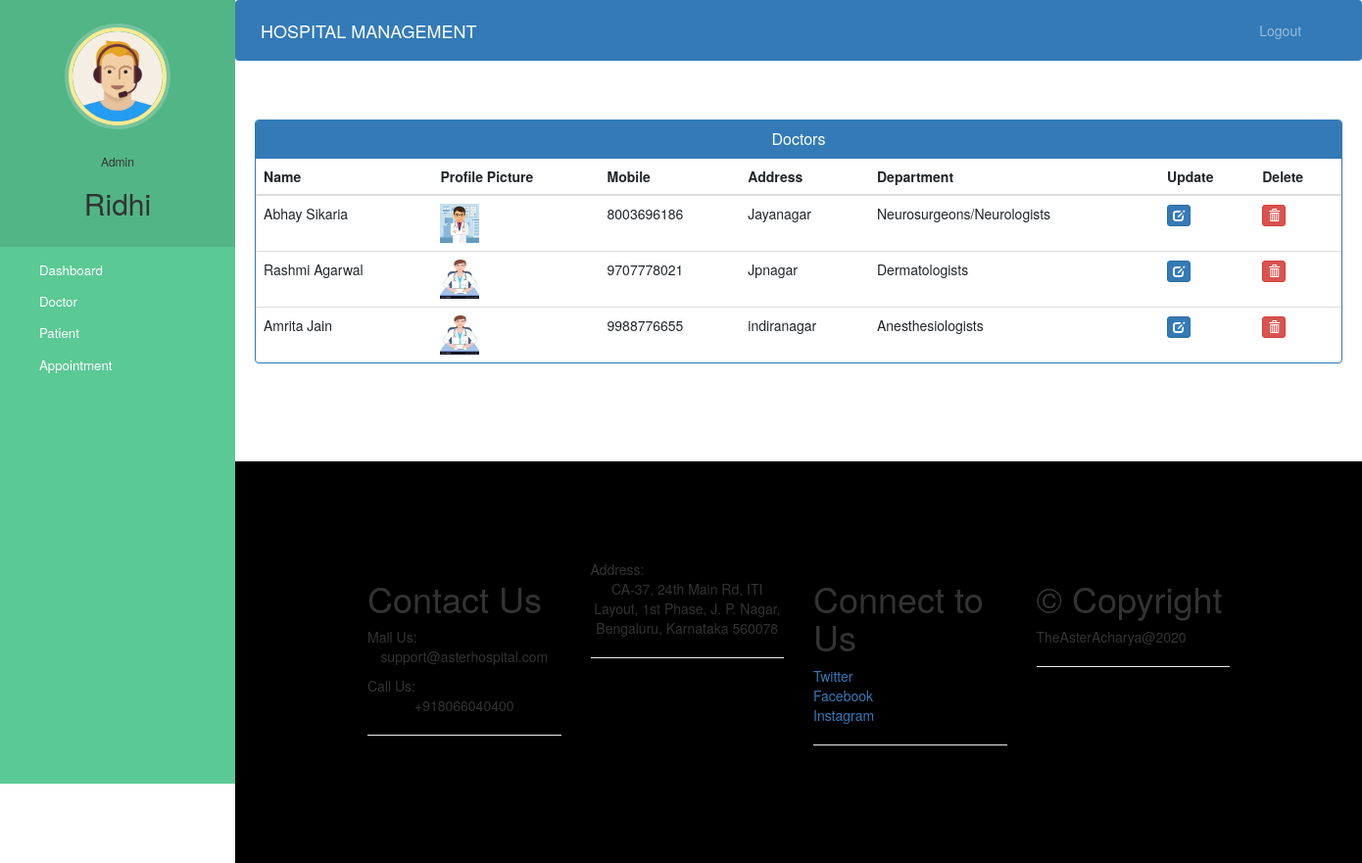
The app's page /admin-view-doctor (signed in) with its own data.
### hospital/models.py (models this page shows, shortened)
class Doctor(models.Model):
    user=models.OneToOneField(User,on_delete=models.CASCADE)
    profile_pic= models.ImageField(upload_to='profile_pic/DoctorProfilePic/',null=True,blank=True)
    address = models.CharField(max_length=40)
    mobile = models.CharField(max_length=20,null=True)
    department= models.CharField(max_length=50,choices=departments,default='Cardiologist')
    status=models.BooleanField(default=False)
    @property
    def get_name(self):
        return self.user.first_name+" "+self.user.last_name

### hospital/views.py (the view)
# urls.py: path('admin-view-doctor', views.admin_view_doctor_view,name='admin-view-doctor'),
@login_required(login_url='adminlogin')
@user_passes_test(is_admin)
def admin_view_doctor_view(request):
    doctors=models.Doctor.objects.all().filter(status=True)
    return render(request,'hospital/admin_view_doctor.html',{'doctors':doctors})

### hospital/views.py (called while the page is built)
def is_admin(user):
    return user.groups.filter(name='ADMIN').exists()

### templates/hospital/admin_view_doctor.html (shortened to what this page needs)
{% extends 'hospital/admin_base.html' %}
{% block content %}
{%load static%}
<head>
  <link href="//netdna.bootstrapcdn.com/bootstrap/3.0.0/css/bootstrap.min.css" rel="stylesheet" id="bootstrap-css">
</head>
<div class="container">
  <div class="panel panel-primary">
    <div class="panel-heading">
      <h6 class="panel-title">Doctors</h6>
    </div>
    <table class="table table-hover" id="dev-table">
      <thead>
        <tr>
          <th>Name</th>
          <th>Profile Picture</th>
          <th>Mobile</th>
          <th>Address</th>
          <th>Department</th>
          <th>Update</th>
          <th>Delete</th>
        </tr>
      </thead>
      {% for d in doctors %}
      <tr>
        <td> {{d.get_name}}</td>
        <td> <img src="{% static d.profile_pic.url %}" alt="Profile Pic" height="40px" width="40px" /></td>
        <td>{{d.mobile}}</td>
        <td>{{d.address}}</td>
        <td>{{d.department}}</td>
        <td><a class="btn btn-primary btn-xs" href="{% url 'update-doctor' d.id  %}"><span class="glyphicon glyphicon-edit"></span></a></td>
        <td><a class="btn btn-danger btn-xs" href="{% url 'delete-doctor-from-hospital' d.id  %}"><span class="glyphicon glyphicon-trash"></span></a></td>
      </tr>
      {% endfor %}
    </table>
  </div>
</div>
{% endblock content %}

### templates/hospital/admin_base.html (shortened to what this page needs)
<!DOCTYPE html>
{% load static %}
<html lang="en">
<head>
  <link rel="stylesheet" href="https://stackpath.bootstrapcdn.com/bootstrap/4.3.1/css/bootstrap.min.css">
  <link rel="stylesheet" href="https://maxcdn.bootstrapcdn.com/font-awesome/4.7.0/css/font-awesome.min.css">
  <link rel="stylesheet" href="{% static '/style.css' %}">
</head>
<body>
  <nav class="menu" tabindex="0">
    <header class="avatar">
      <img src="{% static "images/adminpropic.png" %}" />
      <br><br>
      <h6>Admin</h6>
      <h2>{{request.user.first_name}}</h2>
    </header>
    <ul>
      <li tabindex="0" class="icon-dashboard"> <a style="color:white; text-decoration:none;" href="/admin-dashboard"><span>Dashboard</span></a> </li>
      <li tabindex="0" class="icon-customers"> <a style="color:white; text-decoration:none;" href="/admin-doctor"><span>Doctor</span></a></li>
      <li tabindex="0" class="icon-users"> <a style="color:white; text-decoration:none;" href="/admin-patient"><span>Patient</span></a></li>
      <li tabindex="0" class="icon-calendar"> <a style="color:white; text-decoration:none;" href="/admin-appointment"><span>Appointment</span></a></li>
    </ul>
  </nav>
  <main>
    <div class="bs-example">
      <nav class="navbar navbar-expand-md  navbar-dark fixed-top" style="background:#337AB7;">
        <a href="/admin-dashboard" class="navbar-brand">HOSPITAL MANAGEMENT</a>
        <div class="collapse navbar-collapse justify-content-between" id="navbarCollapse">
          <div class="navbar-nav" style=" margin-left: 90%;">
            <a href="/logout" class="nav-item nav-link">Logout</a>
          </div>
        </div>
      </nav>
    </div>
    <br><br>
    {% block content %}
    {% endblock content %}
    <br><br><br><br>
    <footer>
      <div class="container">
        <div class="row">
      <section id="Contact" class="col-12 col-sm-6 col-md-4 col-lg-3">
        <h1>Contact Us</h1>
          <span>Mail Us:</span><br>
        <p>support@asterhospital.com</p>
        <span>Call Us:</span><br>
          <p>+918066040400</p><hr>
      </section>
      <section id="Store" class="col-12 col-sm-6 col-md-4 col-lg-3">
        <span>Address:</span><br>
          <p>CA-37, 24th Main Rd, ITI Layout, 1st Phase, J. P. Nagar, Bengaluru, Karnataka 560078</p><hr>
      </section>
      <section id="Connect" class="col-12 col-sm-6 col-md-4 col-lg-3">
        <h1>Connect to Us</h1>
          <span><a href="#">Twitter</a></span><br>
          <span><a href="#">Facebook</a></span><br>
          <span><a href="#">Instagram</a></span><br><hr>
      </section>
      <section id="Connect" class="col-12 col-sm-6 col-md-4 col-lg-3">
        <h1>&copy; Copyright</h1>
          <span>TheAsterAcharya@2020</span><br><hr>
      </section>
        </div>
      </div>
    </footer>
  </main>
</body>
</html>

### static/style.css (style rules this page uses)
body { padding-left: 240px; }
main { position: relative; height: 100vh; }
.menu { background: #5bc995; height: 100vh; width: 240px; position: fixed; top: 0px; left: 0; z-index: 5; outline: none; }
.menu .avatar { background: rgba(0, 0, 0, 0.1); padding: 2em 0.5em; text-align: center; }
.menu .avatar img { width: 100px; border-radius: 50%; overflow: hidden; border: 4px solid #ffea92; box-shadow: 0 0 0 4px rgba(255, 255, 255, 0.2); }
.menu .avatar h2 { font-weight: normal; margin-bottom: 0; }
.menu ul { list-style: none; padding: 0.5em 0; margin: 0; }
.menu ul li { padding: 0.5em 1em 0.5em 3em; font-size: 0.95em; font-weight: regular; background-repeat: no-repeat; background-position: left 15px center; background-size: auto 20px; transition: all 0.15s linear; cursor: pointer; }
.menu ul li.icon-dashboard { background-image: url("http://www.entypo.com/images//gauge.svg"); }
.menu ul li.icon-customers { background-image: url("http://www.entypo.com/images//briefcase.svg"); }
.menu ul li.icon-users { background-image: url("http://www.entypo.com/images//users.svg"); }
.menu ul li.icon-calendar { background-image: url("http://www.entypo.com/images//calendar.svg"); }

### templates/hospital/admin_base.html (style rules this page uses)
a:link { text-decoration: none; }
a { color: white; }
footer { padding: 0px 0px 0px 0px; background-color: black; margin: 0px; }
p { text-align: center; }
body { padding-left: 240px; }
main { position: relative; height: 100vh; }
.menu { background: #5bc995; height: 100vh; width: 240px; position: fixed; top: 0px; left: 0; z-index: 5; outline: none; }
.menu .avatar { background: rgba(0, 0, 0, 0.1); padding: 2em 0.5em; text-align: center; }
.menu .avatar img { width: 100px; border-radius: 50%; overflow: hidden; border: 4px solid #ffea92; box-shadow: 0 0 0 4px rgba(255, 255, 255, 0.2); }
.menu .avatar h2 { font-weight: normal; margin-bottom: 0; }
.menu ul { list-style: none; padding: 0.5em 0; margin: 0; }
.menu ul li { padding: 0.5em 1em 0.5em 3em; font-size: 0.95em; font-weight: regular; background-repeat: no-repeat; background-position: left 15px center; background-size: auto 20px; transition: all 0.15s linear; cursor: pointer; }
.menu ul li.icon-dashboard { background-image: url("http://www.entypo.com/images//gauge.svg"); }
.menu ul li.icon-customers { background-image: url("http://www.entypo.com/images//briefcase.svg"); }
.menu ul li.icon-users { background-image: url("http://www.entypo.com/images//users.svg"); }
.menu ul li.icon-calendar { background-image: url("http://www.entypo.com/images//calendar.svg"); }

### templates/hospital/admin_view_doctor.html (style rules this page uses)
a:link { text-decoration: none; }
h6 { text-align: center; }
.row { margin: 100px; }

### records on screen
Doctor: get_name "Abhay Sikaria", profile_pic (picture), mobile "8003696186", address "Jayanagar", department "Neurosurgeons/Neurologists"
Doctor: get_name "Rashmi Agarwal", profile_pic (picture), mobile "9707778021", address "Jpnagar", department "Dermatologists"
Doctor: get_name "Amrita Jain", profile_pic (picture), mobile "9988776655", address "indiranagar", department "Anesthesiologists"

### other values on screen
{{ request.user.first_name }} "Ridhi"
